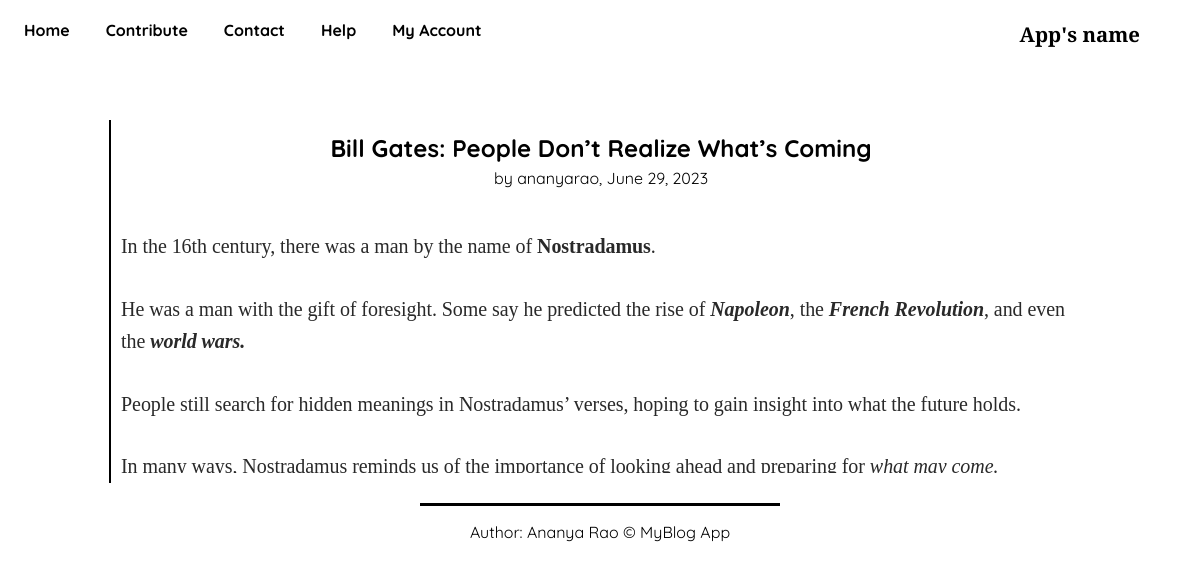
Page /read/bill-gates-people-dont-realize-whats-coming on the committed database.
### myapp/models.py (models this page shows, shortened)
class BlogModel(models.Model):
    user = models.ForeignKey(User, blank=True, null=True, on_delete=models.CASCADE)
    title = models.CharField(max_length=1000)
    content = FroalaField()
    pub_date = models.DateField()
    category = models.CharField(max_length=100)
    slug = models.SlugField(max_length=1000, null=True, blank=True)
    created_at = models.DateTimeField(auto_now_add=True)
    upload_to = models.DateTimeField(auto_now=True)

### myapp/views.py (the view)
# urls.py: path('read/<slug>', views.read, name="read"),
def read(request, slug):
    blog = BlogModel.objects.filter(slug = slug).first()
    context = {
        'blog' : blog
    }
    return render(request, 'read.html', context)

### templates/read.html (shortened to what this page needs)
{% extends 'base.html' %}
{% block body %}
 <div class="read-article-body">
    <div class="read-article">
        <div class="title"><h2 style="margin:3px 0;">{{blog.title}}</h2></div>
        <div class="author-date"><p style="margin:2px 0;"> by {{blog.user.username}}, {{blog.pub_date}}</p></div>
        <div class="the-article">
            {{blog.content|safe}}
        </div>
    </div>
 </div>
{% endblock body %}

### rows in the picture
BlogModel: title "Bill Gates: People Don’t Realize What’s Coming", user.username "ananyarao", pub_date "June 29, 2023", content "In the 16th century, there was a man by the name of Nostradamus . He was a man with the gift of foresight. Some say he predicted the rise of Napoleon , the French Revolution , and even the world wars. People still search for hidden meanings in Nostradamus’ verses, hoping to gain insight into what the future holds. In many ways, Nostradamus reminds us of the importance of looking ahead and preparing for what may come."
